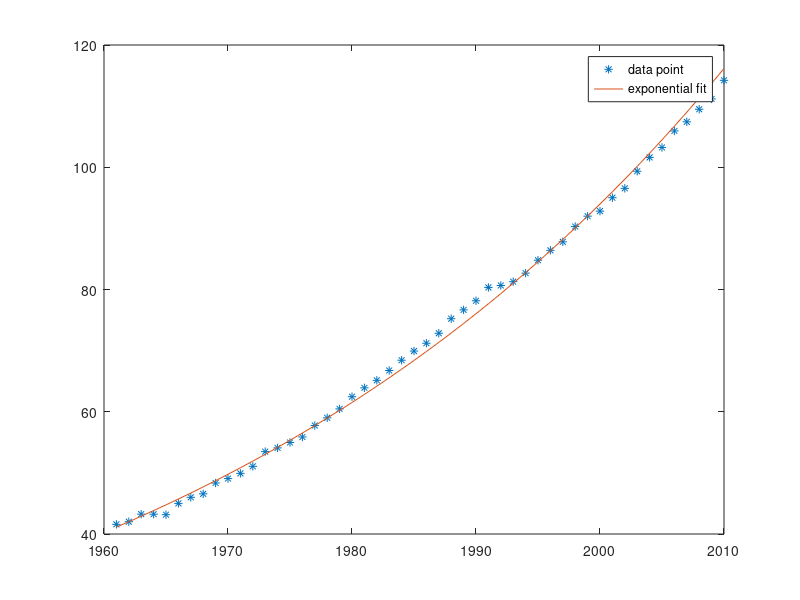

Source code (MATLAB):
x=1961:2010;
y=[41.5800,42.0100,43.2500,43.2400,43.1600,45.0100,46.0000,46.5700,48.3400,49.0700,49.9200,51.0700,53.4800,54.0900,54.9700,55.8700,57.7500,59.0100,60.4700,62.4600,63.9100,65.1400,66.7500,68.4300,69.9300,71.2100,72.8400,75.2200,76.6700,78.1600,80.3400,80.6600,81.2800,82.6800,84.7900,86.4100,87.8000,90.3000,92.0000,92.8200,95.0200,96.5500,99.3500,101.6100,103.2400,105.9400,107.4300,109.4900,111.1800,114.2200];
%y=a*exp(b*x)
%log(y)=log(a)+bx
p=polyfit(x,log(y),1);
b=p(1);
a=exp(p(2));
plot(x,y,'*',x,a*exp(b*x))
legend('data point','exponential fit')
fprintf('Predicted value of CO2 for May 15, 2015: %f ppm\n',a*exp(b*2015))